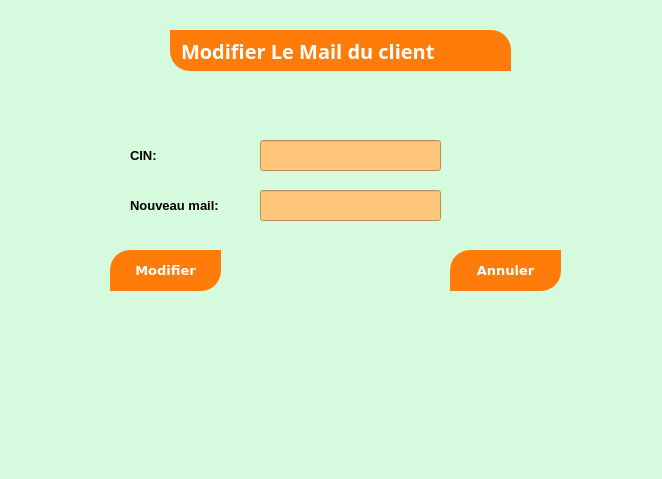
<?xml version="1.0" encoding="UTF-8"?>
<ui version="4.0">
 <class>Dialog</class>
 <widget class="QDialog" name="Dialog">
  <property name="geometry">
   <rect>
    <x>0</x>
    <y>0</y>
    <width>662</width>
    <height>479</height>
   </rect>
  </property>
  <property name="windowTitle">
   <string>Dialog</string>
  </property>
  <property name="styleSheet">
   <string notr="true">background-color: rgb(214, 250, 222);</string>
  </property>
  <widget class="QLineEdit" name="lineEdit">
   <property name="geometry">
    <rect>
     <x>260</x>
     <y>140</y>
     <width>181</width>
     <height>31</height>
    </rect>
   </property>
   <property name="font">
    <font>
     <pointsize>10</pointsize>
    </font>
   </property>
   <property name="styleSheet">
    <string notr="true">background-color: rgb(255, 199, 121);</string>
   </property>
  </widget>
  <widget class="QLabel" name="label_8">
   <property name="geometry">
    <rect>
     <x>270</x>
     <y>320</y>
     <width>141</width>
     <height>111</height>
    </rect>
   </property>
   <property name="styleSheet">
    <string notr="true">image: url(:/newPrefix/modi.jpg);</string>
   </property>
   <property name="text">
    <string/>
   </property>
  </widget>
  <widget class="QLabel" name="label_2">
   <property name="geometry">
    <rect>
     <x>130</x>
     <y>140</y>
     <width>101</width>
     <height>31</height>
    </rect>
   </property>
   <property name="font">
    <font>
     <pointsize>10</pointsize>
     <weight>75</weight>
     <bold>true</bold>
    </font>
   </property>
   <property name="text">
    <string>CIN:</string>
   </property>
  </widget>
  <widget class="QLabel" name="label">
   <property name="geometry">
    <rect>
     <x>170</x>
     <y>30</y>
     <width>341</width>
     <height>41</height>
    </rect>
   </property>
   <property name="font">
    <font>
     <family>Montserrat</family>
     <pointsize>15</pointsize>
     <weight>75</weight>
     <bold>true</bold>
    </font>
   </property>
   <property name="styleSheet">
    <string notr="true">
color:white;
text-align:center;
background-color: rgb(255, 124, 10);
padding:5px;
border-top-right-radius: 20px;
border-bottom-left-radius: 20px;</string>
   </property>
   <property name="text">
    <string>Modifier Le Mail du client</string>
   </property>
  </widget>
  <widget class="QPushButton" name="pushButton">
   <property name="geometry">
    <rect>
     <x>110</x>
     <y>250</y>
     <width>111</width>
     <height>41</height>
    </rect>
   </property>
   <property name="font">
    <font>
     <family>Verdana</family>
     <pointsize>10</pointsize>
     <weight>75</weight>
     <bold>true</bold>
    </font>
   </property>
   <property name="styleSheet">
    <string notr="true">background-color: rgb(255, 124, 10);
color:white;

padding:5px;
border-top-left-radius: 20px;
border-bottom-right-radius: 20px;</string>
   </property>
   <property name="text">
    <string>Modifier</string>
   </property>
  </widget>
  <widget class="QPushButton" name="pushButton_2">
   <property name="geometry">
    <rect>
     <x>450</x>
     <y>250</y>
     <width>111</width>
     <height>41</height>
    </rect>
   </property>
   <property name="font">
    <font>
     <family>Verdana</family>
     <pointsize>10</pointsize>
     <weight>75</weight>
     <bold>true</bold>
    </font>
   </property>
   <property name="styleSheet">
    <string notr="true">color:white;
background-color: rgb(255, 124, 10);
padding:5px;
border-top-left-radius: 20px;
border-bottom-right-radius: 20px;</string>
   </property>
   <property name="text">
    <string>Annuler</string>
   </property>
  </widget>
  <widget class="QLabel" name="label_3">
   <property name="geometry">
    <rect>
     <x>130</x>
     <y>190</y>
     <width>101</width>
     <height>31</height>
    </rect>
   </property>
   <property name="font">
    <font>
     <pointsize>10</pointsize>
     <weight>75</weight>
     <bold>true</bold>
    </font>
   </property>
   <property name="text">
    <string>Nouveau mail:</string>
   </property>
  </widget>
  <widget class="QLineEdit" name="lineEdit_2">
   <property name="geometry">
    <rect>
     <x>260</x>
     <y>190</y>
     <width>181</width>
     <height>31</height>
    </rect>
   </property>
   <property name="font">
    <font>
     <pointsize>10</pointsize>
    </font>
   </property>
   <property name="styleSheet">
    <string notr="true">background-color: rgb(255, 199, 121);</string>
   </property>
  </widget>
 </widget>
 <resources>
  <include location="pppp.qrc"/>
 </resources>
 <connections/>
</ui>
